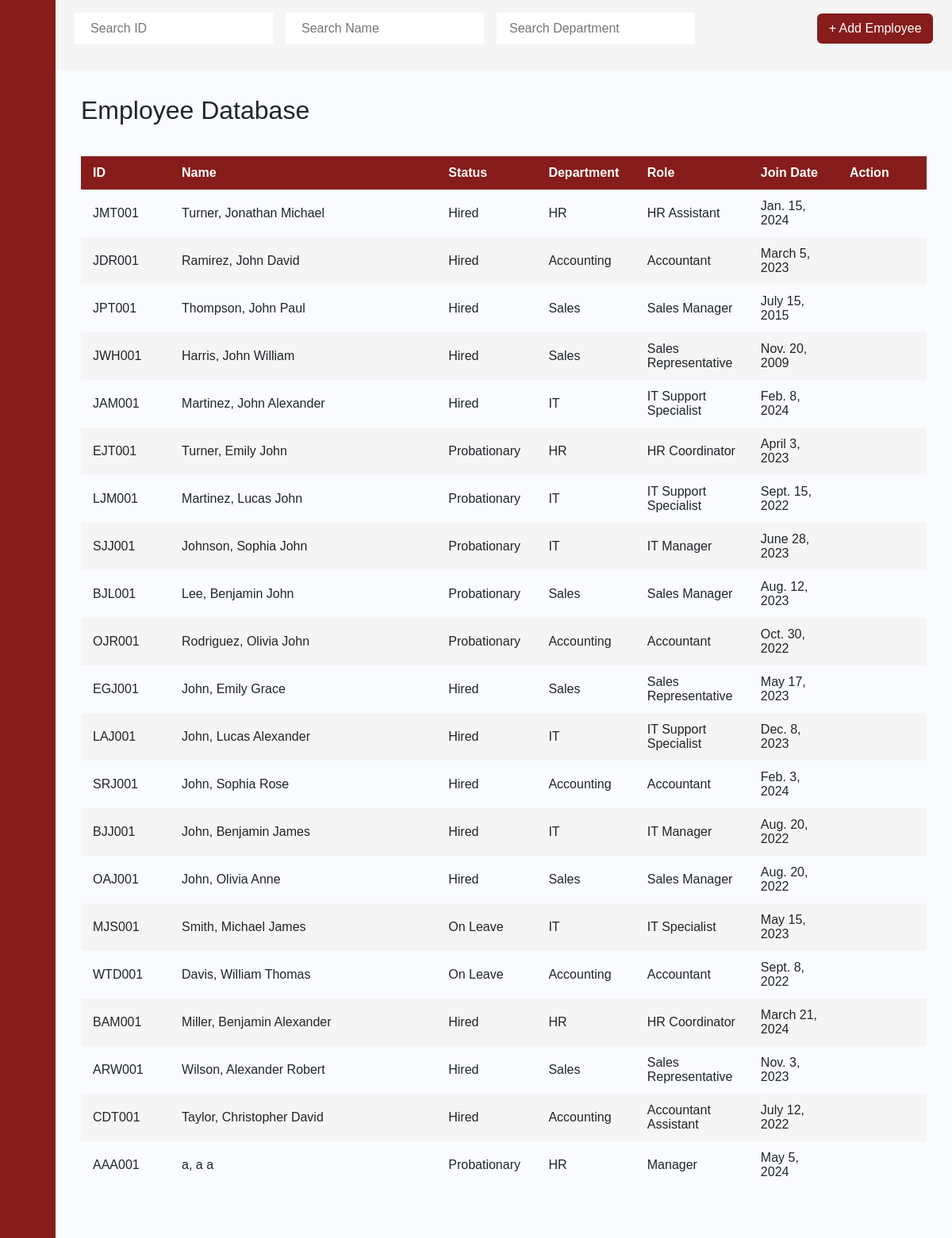
The page /employee_database/1/ on the database as committed earlier.
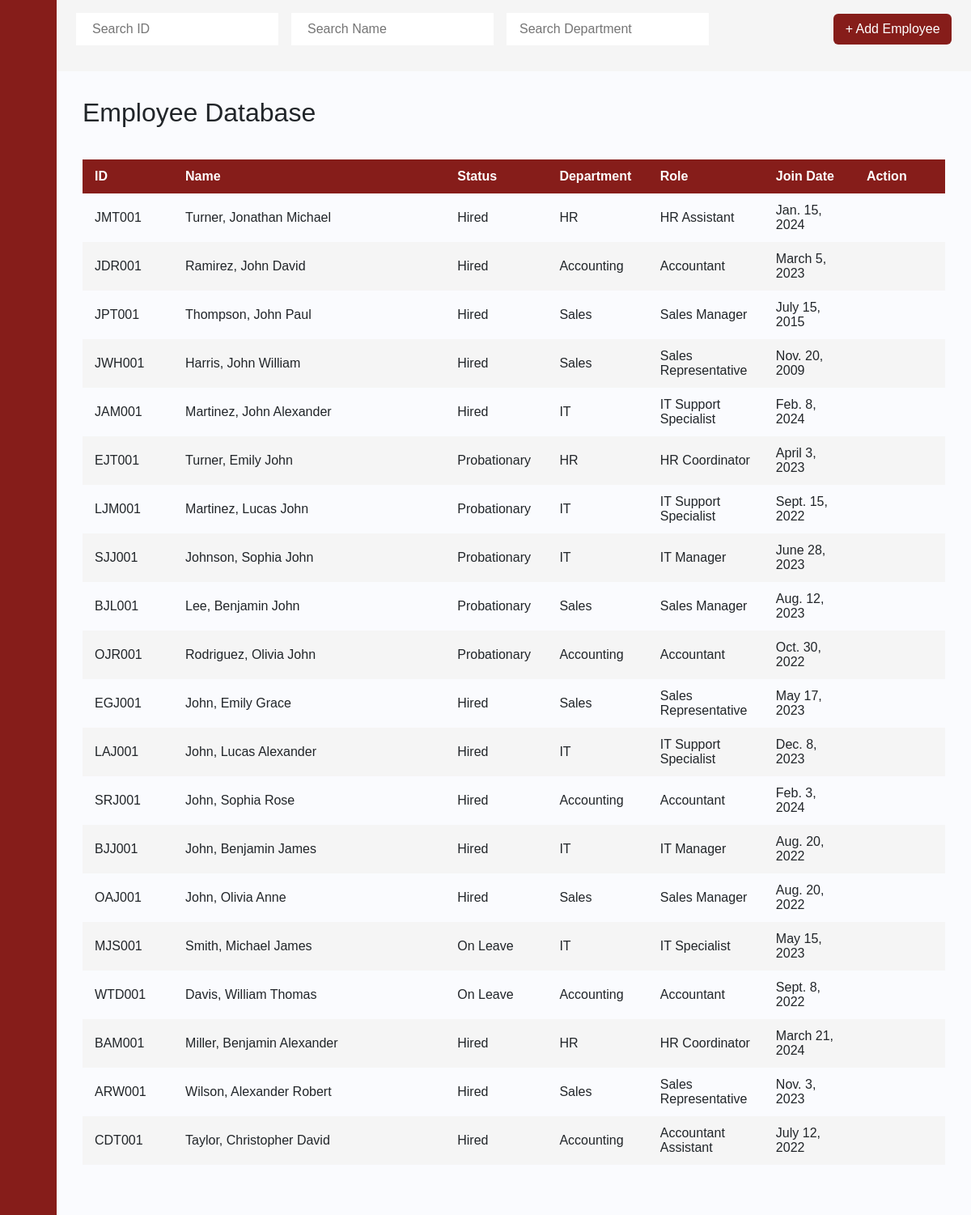
The same page on the database as committed later.
### payrollapp/models.py (models this page shows, shortened)
class Employee(models.Model):
    Last_name = models.CharField(max_length=50)
    First_name = models.CharField(max_length=50)
    Middle_name = models.CharField(max_length=50, blank=True, null=True)
    id_number = models.CharField(max_length=6, primary_key=True)
    Status  = models.CharField(max_length=255)
    Department  = models.CharField(max_length=255)
    Role   = models.CharField(max_length=255)
    Join_Date = models.DateField(blank=True, null=True)
    Phone_Number = models.CharField(max_length=255)
    Email = models.CharField(max_length=255)
    BankNumber = models.CharField(max_length=255)
    Salary   = models.FloatField()
    Vacation_Leaves = models.IntegerField()
    Sick_Leaves = models.IntegerField()

### payrollapp/views.py (the view)
# urls.py: path('employee_database/<int:UID>/', views.employee_database, name='employee_database'),
def employee_database(request, UID):
    a = Employee.objects.all()
    user = get_object_or_404(USER_ACCOUNT, pk=UID)
    return render(request, 'payrollapp/employee_database.html', {'user':user, 'a':a})

### payrollapp/templates/payrollapp/employee_database.html (shortened to what this page needs)
{% extends 'payrollapp/base.html' %}
{% load static %}
{% block content %}
<div class="main">
    <div class="dashboard-navbar">
        <form action="#">
          <div class="nav-search">
            <input type="text" class="search-query mr-3" placeholder="Search ID" onkeyup="searchID()" id="eID">
            <input type="text" class="search-query mr-3" placeholder="Search Name" onkeyup="searchName()" id="eName">
            <input type="text" class="search-query px-3" id="eDepa" placeholder="Search Department" onkeyup="searchDepartment()">
          </div>
        </form>
        <div class="navbar-content">
            <ul class="main-nav">
                <div class="nav-search">
                    <a href="{% url 'add_employee' UID=user.pk %}" class="btn">+ Add Employee</a>
                </div>
            </ul>
        </div>
    </div>
    <div class="content">
        <h2>Employee Database</h2>
        <div style="overflow-x:auto;">
            <table id="posts">
                <thead>
                    <tr>
                        <th style="width:10%">ID</th>
                        <th style="width:30%">Name</th>
                        <th style="width:10%">Status</th>
                        <th style="width:10%">Department</th>
                        <th style="width:10%">Role</th>
                        <th style="width:10%">Join Date</th>
                        <th style="width:10%">Action</th>
                    </tr>
                </thead>
                <tbody>
                {% for b in a %}
                    <tr>
                        <td> {{ b.id_number }} </td>
                        <td> {{ b.Last_name }}, {{ b.First_name }} {{ b.Middle_name }}</td>
                        <td> {{ b.Status }} </td>
                        <td> {{ b.Department }} </td>
                        <td> {{ b.Role }} </td>
                        <td> {{ b.Join_Date }} </td>
                        <td> <a class="btn" href="{% url 'employee_info' UID=user.pk EID=b.pk %}"></a></td>
                    </tr>
                {% endfor %}
                </tbody>
            </table>
        </div>
    </div>
</div>
{% endblock %}

### payrollapp/templates/payrollapp/base.html (shortened to what this page needs)
{% load static %}
<html>
<head>
    <link rel="stylesheet" href="https://cdn.jsdelivr.net/npm/bootstrap@4.0.0/dist/css/bootstrap.min.css">
    <link href="https://cdn.lineicons.com/4.0/lineicons.css" rel="stylesheet" />
    <link href="https://cdn.jsdelivr.net/npm/bootstrap@5.3.0-alpha3/dist/css/bootstrap.min.css" rel="stylesheet"
>
    <link rel="stylesheet" href="{% static '/bootstrap/css/style.css' %}">
    <link rel="stylesheet" href="https://fonts.cdnfonts.com/css/product-sans">
</head>
<body>
    <div class="wrapper">
        <aside id="sidebar">
            <div class="d-flex">
                <button class="toggle-btn" type="button">
                </button>
            </div>
            <ul class="sidebar-nav">
                <li class="sidebar-item">
                    <a href="{% url 'dashboard' UID=user.pk %}" class="sidebar-link">
                    </a>
                </li>
                <li class="sidebar-item">
                    <a href="#" class="sidebar-link collapsed has-dropdown" data-bs-toggle="collapse"
                        data-bs-target="#payroll" aria-expanded="false" aria-controls="payroll">
                    </a>
                </li>
                <li class="sidebar-item">
                    <a href="#" class="sidebar-link collapsed has-dropdown" data-bs-toggle="collapse"
                        data-bs-target="#employees" aria-expanded="false" aria-controls="employees">
                    </a>
                </li>
            </ul>
            <div class="sidebar-footer">
                <a href="{% url 'login' %}" class="sidebar-link">
                </a>
            </div>
        </aside>
        <div class="main">
            {% block content %}
            {% endblock %}
        </div>
    </div>
</body>
</html>

Rows that differ between the two databases and show on the page:
removed Employee: id_number "AAA001", Last_name "a", First_name "a", Middle_name "a", Status "Probationary", Department "HR", Role "Manager", Join_Date "May 5, 2024"
